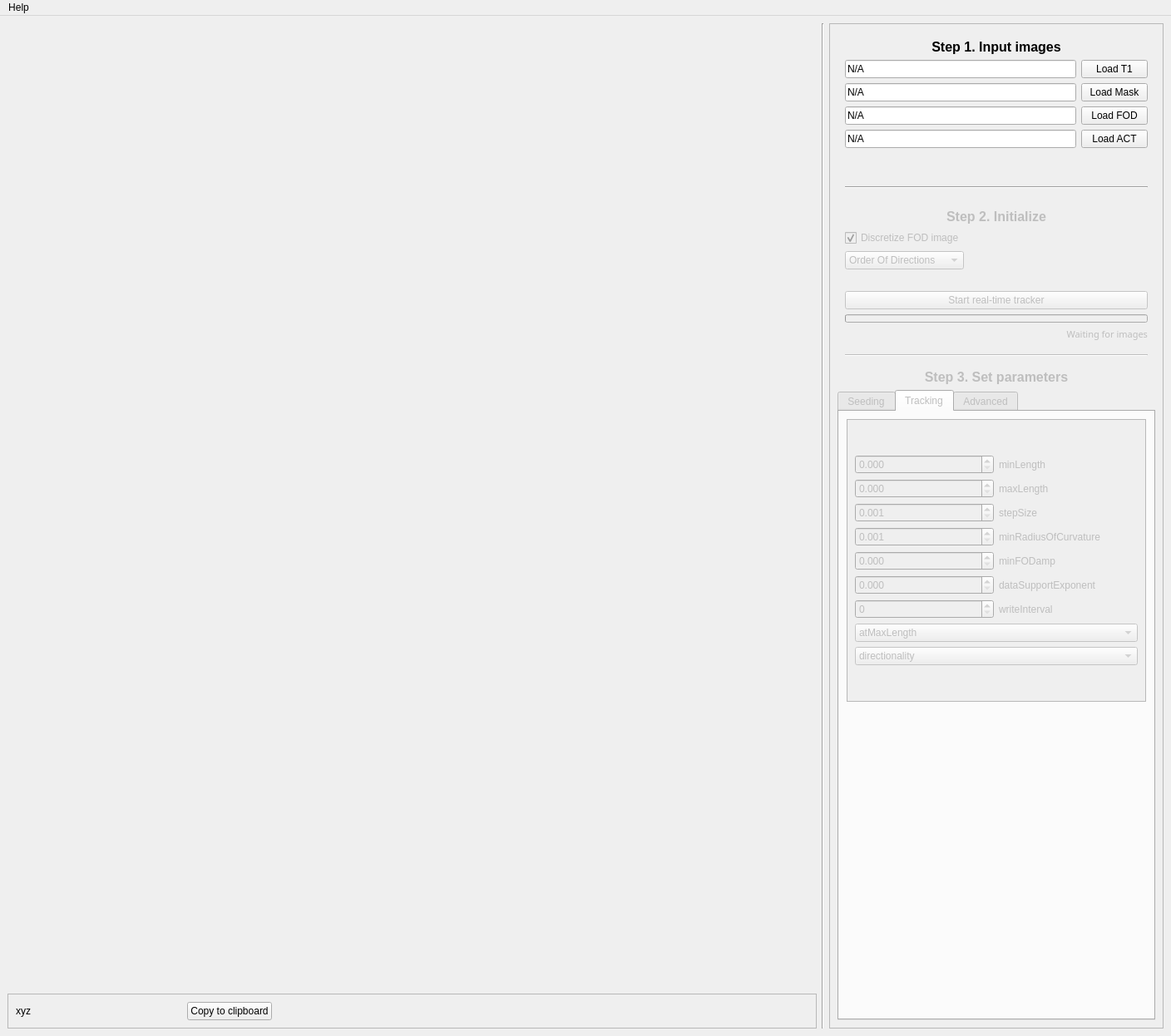
<?xml version="1.0" encoding="UTF-8"?>
<ui version="4.0">
 <class>RTTVIS_GUI</class>
 <widget class="QMainWindow" name="RTTVIS_GUI">
  <property name="geometry">
   <rect>
    <x>0</x>
    <y>0</y>
    <width>1408</width>
    <height>1246</height>
   </rect>
  </property>
  <property name="windowTitle">
   <string>Real-time tractogram visualizer</string>
  </property>
  <property name="locale">
   <locale language="English" country="UnitedStates"/>
  </property>
  <widget class="QWidget" name="centralwidget">
   <layout class="QHBoxLayout" name="horizontalLayout_3">
    <item>
     <layout class="QVBoxLayout" name="verticalLayout_4">
      <item>
       <widget class="QVTKOpenGLStereoWidget" name="qvtkOpenGLStereoWidget" native="true">
        <property name="sizePolicy">
         <sizepolicy hsizetype="Preferred" vsizetype="Preferred">
          <horstretch>0</horstretch>
          <verstretch>0</verstretch>
         </sizepolicy>
        </property>
       </widget>
      </item>
      <item>
       <widget class="QFrame" name="frame_2">
        <property name="sizePolicy">
         <sizepolicy hsizetype="Preferred" vsizetype="Fixed">
          <horstretch>0</horstretch>
          <verstretch>0</verstretch>
         </sizepolicy>
        </property>
        <property name="minimumSize">
         <size>
          <width>0</width>
          <height>40</height>
         </size>
        </property>
        <property name="frameShape">
         <enum>QFrame::StyledPanel</enum>
        </property>
        <property name="frameShadow">
         <enum>QFrame::Raised</enum>
        </property>
        <layout class="QGridLayout" name="gridLayout_14">
         <item row="0" column="1">
          <widget class="QPushButton" name="pushButton_6">
           <property name="minimumSize">
            <size>
             <width>0</width>
             <height>0</height>
            </size>
           </property>
           <property name="text">
            <string>Copy to clipboard</string>
           </property>
          </widget>
         </item>
         <item row="0" column="2">
          <spacer name="horizontalSpacer_3">
           <property name="orientation">
            <enum>Qt::Horizontal</enum>
           </property>
           <property name="sizeHint" stdset="0">
            <size>
             <width>634</width>
             <height>20</height>
            </size>
           </property>
          </spacer>
         </item>
         <item row="0" column="0">
          <widget class="QLabel" name="label_18">
           <property name="sizePolicy">
            <sizepolicy hsizetype="Fixed" vsizetype="Preferred">
             <horstretch>0</horstretch>
             <verstretch>0</verstretch>
            </sizepolicy>
           </property>
           <property name="minimumSize">
            <size>
             <width>200</width>
             <height>0</height>
            </size>
           </property>
           <property name="text">
            <string>xyz</string>
           </property>
          </widget>
         </item>
        </layout>
       </widget>
      </item>
     </layout>
    </item>
    <item>
     <widget class="Line" name="line">
      <property name="orientation">
       <enum>Qt::Vertical</enum>
      </property>
     </widget>
    </item>
    <item>
     <widget class="QFrame" name="frame">
      <property name="sizePolicy">
       <sizepolicy hsizetype="Fixed" vsizetype="Preferred">
        <horstretch>0</horstretch>
        <verstretch>0</verstretch>
       </sizepolicy>
      </property>
      <property name="minimumSize">
       <size>
        <width>400</width>
        <height>0</height>
       </size>
      </property>
      <property name="frameShape">
       <enum>QFrame::StyledPanel</enum>
      </property>
      <property name="frameShadow">
       <enum>QFrame::Raised</enum>
      </property>
      <layout class="QVBoxLayout" name="verticalLayout_3">
       <item>
        <layout class="QGridLayout" name="gridLayout_6">
         <item row="0" column="0">
          <widget class="QFrame" name="InputImages">
           <property name="enabled">
            <bool>true</bool>
           </property>
           <property name="sizePolicy">
            <sizepolicy hsizetype="Preferred" vsizetype="Fixed">
             <horstretch>0</horstretch>
             <verstretch>0</verstretch>
            </sizepolicy>
           </property>
           <layout class="QVBoxLayout" name="Step_1">
            <item>
             <widget class="QLabel" name="step1_label">
              <property name="font">
               <font>
                <pointsize>12</pointsize>
                <weight>75</weight>
                <bold>true</bold>
               </font>
              </property>
              <property name="layoutDirection">
               <enum>Qt::LeftToRight</enum>
              </property>
              <property name="autoFillBackground">
               <bool>false</bool>
              </property>
              <property name="text">
               <string>Step 1. Input images</string>
              </property>
              <property name="textFormat">
               <enum>Qt::RichText</enum>
              </property>
              <property name="alignment">
               <set>Qt::AlignCenter</set>
              </property>
             </widget>
            </item>
            <item>
             <layout class="QGridLayout" name="gridLayout_3">
              <item row="0" column="1">
               <widget class="QPushButton" name="push_T1">
                <property name="text">
                 <string>Load T1</string>
                </property>
               </widget>
              </item>
              <item row="1" column="1">
               <widget class="QPushButton" name="push_Mask">
                <property name="text">
                 <string>Load Mask</string>
                </property>
               </widget>
              </item>
              <item row="2" column="1">
               <widget class="QPushButton" name="push_FOD">
                <property name="text">
                 <string>Load FOD</string>
                </property>
               </widget>
              </item>
              <item row="3" column="1">
               <widget class="QPushButton" name="push_ACT">
                <property name="text">
                 <string>Load ACT</string>
                </property>
               </widget>
              </item>
              <item row="0" column="0">
               <widget class="QLineEdit" name="fname_T1_line">
                <property name="text">
                 <string>N/A</string>
                </property>
                <property name="readOnly">
                 <bool>true</bool>
                </property>
               </widget>
              </item>
              <item row="1" column="0">
               <widget class="QLineEdit" name="fname_Mask_line">
                <property name="text">
                 <string>N/A</string>
                </property>
               </widget>
              </item>
              <item row="2" column="0">
               <widget class="QLineEdit" name="fname_FOD_line">
                <property name="text">
                 <string>N/A</string>
                </property>
               </widget>
              </item>
              <item row="3" column="0">
               <widget class="QLineEdit" name="fname_ACT_line">
                <property name="text">
                 <string>N/A</string>
                </property>
               </widget>
              </item>
             </layout>
            </item>
            <item>
             <spacer name="verticalSpacer">
              <property name="orientation">
               <enum>Qt::Vertical</enum>
              </property>
              <property name="sizeType">
               <enum>QSizePolicy::Fixed</enum>
              </property>
              <property name="sizeHint" stdset="0">
               <size>
                <width>20</width>
                <height>40</height>
               </size>
              </property>
             </spacer>
            </item>
            <item>
             <widget class="Line" name="line_2">
              <property name="orientation">
               <enum>Qt::Horizontal</enum>
              </property>
             </widget>
            </item>
           </layout>
          </widget>
         </item>
         <item row="4" column="0">
          <widget class="QLabel" name="step3_label">
           <property name="enabled">
            <bool>false</bool>
           </property>
           <property name="sizePolicy">
            <sizepolicy hsizetype="Preferred" vsizetype="Fixed">
             <horstretch>0</horstretch>
             <verstretch>0</verstretch>
            </sizepolicy>
           </property>
           <property name="font">
            <font>
             <pointsize>12</pointsize>
             <weight>75</weight>
             <bold>true</bold>
            </font>
           </property>
           <property name="text">
            <string>Step 3. Set parameters</string>
           </property>
           <property name="textFormat">
            <enum>Qt::RichText</enum>
           </property>
           <property name="alignment">
            <set>Qt::AlignCenter</set>
           </property>
          </widget>
         </item>
         <item row="2" column="0">
          <widget class="QFrame" name="StartTracker">
           <property name="enabled">
            <bool>false</bool>
           </property>
           <property name="sizePolicy">
            <sizepolicy hsizetype="Preferred" vsizetype="Fixed">
             <horstretch>0</horstretch>
             <verstretch>0</verstretch>
            </sizepolicy>
           </property>
           <layout class="QVBoxLayout" name="verticalLayout_2">
            <item>
             <widget class="QLabel" name="label_6">
              <property name="font">
               <font>
                <pointsize>12</pointsize>
                <weight>75</weight>
                <bold>true</bold>
               </font>
              </property>
              <property name="text">
               <string>Step 2. Initialize</string>
              </property>
              <property name="textFormat">
               <enum>Qt::RichText</enum>
              </property>
              <property name="alignment">
               <set>Qt::AlignCenter</set>
              </property>
             </widget>
            </item>
            <item>
             <layout class="QGridLayout" name="gridLayout_4">
              <item row="0" column="0">
               <widget class="QCheckBox" name="FOD_discretization">
                <property name="text">
                 <string>Discretize FOD image</string>
                </property>
                <property name="checked">
                 <bool>true</bool>
                </property>
               </widget>
              </item>
              <item row="0" column="1" rowspan="2">
               <spacer name="horizontalSpacer_2">
                <property name="orientation">
                 <enum>Qt::Horizontal</enum>
                </property>
                <property name="sizeHint" stdset="0">
                 <size>
                  <width>78</width>
                  <height>20</height>
                 </size>
                </property>
               </spacer>
              </item>
              <item row="1" column="0" rowspan="2">
               <widget class="QComboBox" name="FOD_orderOfDirections">
                <item>
                 <property name="text">
                  <string>Order Of Directions</string>
                 </property>
                </item>
                <item>
                 <property name="text">
                  <string>XYZ</string>
                 </property>
                </item>
                <item>
                 <property name="text">
                  <string>XYz</string>
                 </property>
                </item>
                <item>
                 <property name="text">
                  <string>XyZ</string>
                 </property>
                </item>
                <item>
                 <property name="text">
                  <string>Xyz</string>
                 </property>
                </item>
                <item>
                 <property name="text">
                  <string>xYZ</string>
                 </property>
                </item>
                <item>
                 <property name="text">
                  <string>xYz</string>
                 </property>
                </item>
                <item>
                 <property name="text">
                  <string>xyZ</string>
                 </property>
                </item>
                <item>
                 <property name="text">
                  <string>xyz</string>
                 </property>
                </item>
                <item>
                 <property name="text">
                  <string>XZY</string>
                 </property>
                </item>
                <item>
                 <property name="text">
                  <string>XZy</string>
                 </property>
                </item>
                <item>
                 <property name="text">
                  <string>XzY</string>
                 </property>
                </item>
                <item>
                 <property name="text">
                  <string>Xzy</string>
                 </property>
                </item>
                <item>
                 <property name="text">
                  <string>xZY</string>
                 </property>
                </item>
                <item>
                 <property name="text">
                  <string>xZy</string>
                 </property>
                </item>
                <item>
                 <property name="text">
                  <string>xzY</string>
                 </property>
                </item>
                <item>
                 <property name="text">
                  <string>xzy</string>
                 </property>
                </item>
                <item>
                 <property name="text">
                  <string>YXZ</string>
                 </property>
                </item>
                <item>
                 <property name="text">
                  <string>YXz</string>
                 </property>
                </item>
                <item>
                 <property name="text">
                  <string>YxZ</string>
                 </property>
                </item>
                <item>
                 <property name="text">
                  <string>Yxz</string>
                 </property>
                </item>
                <item>
                 <property name="text">
                  <string>yXZ</string>
                 </property>
                </item>
                <item>
                 <property name="text">
                  <string>yXz</string>
                 </property>
                </item>
                <item>
                 <property name="text">
                  <string>yxZ</string>
                 </property>
                </item>
                <item>
                 <property name="text">
                  <string>yxz</string>
                 </property>
                </item>
                <item>
                 <property name="text">
                  <string>YZX</string>
                 </property>
                </item>
                <item>
                 <property name="text">
                  <string>YZx</string>
                 </property>
                </item>
                <item>
                 <property name="text">
                  <string>YzX</string>
                 </property>
                </item>
                <item>
                 <property name="text">
                  <string>Yzx</string>
                 </property>
                </item>
                <item>
                 <property name="text">
                  <string>yZX</string>
                 </property>
                </item>
                <item>
                 <property name="text">
                  <string>yZx</string>
                 </property>
                </item>
                <item>
                 <property name="text">
                  <string>yzX</string>
                 </property>
                </item>
                <item>
                 <property name="text">
                  <string>yzx</string>
                 </property>
                </item>
                <item>
                 <property name="text">
                  <string>ZYX</string>
                 </property>
                </item>
                <item>
                 <property name="text">
                  <string>ZYx</string>
                 </property>
                </item>
                <item>
                 <property name="text">
                  <string>ZyX</string>
                 </property>
                </item>
                <item>
                 <property name="text">
                  <string>Zyx</string>
                 </property>
                </item>
                <item>
                 <property name="text">
                  <string>zYX</string>
                 </property>
                </item>
                <item>
                 <property name="text">
                  <string>zYx</string>
                 </property>
                </item>
                <item>
                 <property name="text">
                  <string>zyX</string>
                 </property>
                </item>
                <item>
                 <property name="text">
                  <string>zyx</string>
                 </property>
                </item>
                <item>
                 <property name="text">
                  <string>ZXY</string>
                 </property>
                </item>
                <item>
                 <property name="text">
                  <string>ZXy</string>
                 </property>
                </item>
                <item>
                 <property name="text">
                  <string>ZxY</string>
                 </property>
                </item>
                <item>
                 <property name="text">
                  <string>Zxy</string>
                 </property>
                </item>
                <item>
                 <property name="text">
                  <string>zXY</string>
                 </property>
                </item>
                <item>
                 <property name="text">
                  <string>zXy</string>
                 </property>
                </item>
                <item>
                 <property name="text">
                  <string>zxY</string>
                 </property>
                </item>
                <item>
                 <property name="text">
                  <string>zxy</string>
                 </property>
                </item>
               </widget>
              </item>
              <item row="2" column="1">
               <spacer name="horizontalSpacer">
                <property name="orientation">
                 <enum>Qt::Horizontal</enum>
                </property>
                <property name="sizeHint" stdset="0">
                 <size>
                  <width>78</width>
                  <height>20</height>
                 </size>
                </property>
               </spacer>
              </item>
             </layout>
            </item>
            <item>
             <spacer name="verticalSpacer_3">
              <property name="orientation">
               <enum>Qt::Vertical</enum>
              </property>
              <property name="sizeHint" stdset="0">
               <size>
                <width>20</width>
                <height>20</height>
               </size>
              </property>
             </spacer>
            </item>
            <item>
             <widget class="QPushButton" name="push_start">
              <property name="text">
               <string>Start real-time tracker</string>
              </property>
             </widget>
            </item>
            <item>
             <widget class="QProgressBar" name="progressBar">
              <property name="minimumSize">
               <size>
                <width>0</width>
                <height>10</height>
               </size>
              </property>
              <property name="maximumSize">
               <size>
                <width>16777215</width>
                <height>10</height>
               </size>
              </property>
              <property name="value">
               <number>0</number>
              </property>
              <property name="textVisible">
               <bool>false</bool>
              </property>
             </widget>
            </item>
            <item>
             <widget class="QLabel" name="progressText">
              <property name="enabled">
               <bool>false</bool>
              </property>
              <property name="font">
               <font>
                <family>Hack</family>
                <pointsize>8</pointsize>
                <italic>false</italic>
               </font>
              </property>
              <property name="layoutDirection">
               <enum>Qt::LeftToRight</enum>
              </property>
              <property name="text">
               <string>Waiting for images</string>
              </property>
              <property name="textFormat">
               <enum>Qt::AutoText</enum>
              </property>
              <property name="alignment">
               <set>Qt::AlignRight|Qt::AlignTrailing|Qt::AlignVCenter</set>
              </property>
             </widget>
            </item>
            <item>
             <spacer name="verticalSpacer_2">
              <property name="orientation">
               <enum>Qt::Vertical</enum>
              </property>
              <property name="sizeType">
               <enum>QSizePolicy::Fixed</enum>
              </property>
              <property name="sizeHint" stdset="0">
               <size>
                <width>20</width>
                <height>10</height>
               </size>
              </property>
             </spacer>
            </item>
            <item>
             <widget class="Line" name="line_3">
              <property name="orientation">
               <enum>Qt::Horizontal</enum>
              </property>
             </widget>
            </item>
           </layout>
          </widget>
         </item>
         <item row="5" column="0">
          <widget class="QTabWidget" name="tabWidget">
           <property name="enabled">
            <bool>false</bool>
           </property>
           <property name="sizePolicy">
            <sizepolicy hsizetype="Preferred" vsizetype="Preferred">
             <horstretch>0</horstretch>
             <verstretch>0</verstretch>
            </sizepolicy>
           </property>
           <property name="currentIndex">
            <number>1</number>
           </property>
           <widget class="QWidget" name="tab">
            <attribute name="title">
             <string>Seeding</string>
            </attribute>
            <widget class="QWidget" name="layoutWidget">
             <property name="geometry">
              <rect>
               <x>0</x>
               <y>10</y>
               <width>377</width>
               <height>158</height>
              </rect>
             </property>
             <layout class="QGridLayout" name="gridLayout_9">
              <item row="1" column="1">
               <widget class="QLabel" name="label_27">
                <property name="text">
                 <string>seed_maxTrials</string>
                </property>
               </widget>
              </item>
              <item row="0" column="0">
               <widget class="QSpinBox" name="txt_maxStreamlineCount">
                <property name="sizePolicy">
                 <sizepolicy hsizetype="Fixed" vsizetype="Fixed">
                  <horstretch>0</horstretch>
                  <verstretch>0</verstretch>
                 </sizepolicy>
                </property>
                <property name="minimum">
                 <number>1</number>
                </property>
                <property name="maximum">
                 <number>100000</number>
                </property>
               </widget>
              </item>
              <item row="0" column="1">
               <widget class="QLabel" name="label_29">
                <property name="text">
                 <string>Max # of streamlines to show</string>
                </property>
               </widget>
              </item>
              <item row="2" column="0">
               <widget class="QDoubleSpinBox" name="txt_seed_radius">
                <property name="enabled">
                 <bool>false</bool>
                </property>
                <property name="sizePolicy">
                 <sizepolicy hsizetype="Fixed" vsizetype="Fixed">
                  <horstretch>0</horstretch>
                  <verstretch>0</verstretch>
                 </sizepolicy>
                </property>
                <property name="decimals">
                 <number>3</number>
                </property>
                <property name="maximum">
                 <double>10.000000000000000</double>
                </property>
                <property name="singleStep">
                 <double>0.100000000000000</double>
                </property>
               </widget>
              </item>
              <item row="1" column="0">
               <widget class="QSpinBox" name="txt_seed_maxTrials">
                <property name="sizePolicy">
                 <sizepolicy hsizetype="Fixed" vsizetype="Fixed">
                  <horstretch>0</horstretch>
                  <verstretch>0</verstretch>
                 </sizepolicy>
                </property>
                <property name="minimum">
                 <number>1</number>
                </property>
                <property name="maximum">
                 <number>100000</number>
                </property>
               </widget>
              </item>
              <item row="2" column="1">
               <widget class="QLabel" name="label_2">
                <property name="text">
                 <string>seed_radius</string>
                </property>
               </widget>
              </item>
             </layout>
            </widget>
           </widget>
           <widget class="QWidget" name="tab_2">
            <attribute name="title">
             <string>Tracking</string>
            </attribute>
            <layout class="QGridLayout" name="gridLayout_10">
             <item row="1" column="0">
              <spacer name="verticalSpacer_4">
               <property name="orientation">
                <enum>Qt::Vertical</enum>
               </property>
               <property name="sizeType">
                <enum>QSizePolicy::Expanding</enum>
               </property>
               <property name="sizeHint" stdset="0">
                <size>
                 <width>20</width>
                 <height>10</height>
                </size>
               </property>
              </spacer>
             </item>
             <item row="0" column="0">
              <widget class="QScrollArea" name="scrollArea">
               <property name="sizePolicy">
                <sizepolicy hsizetype="Fixed" vsizetype="Fixed">
                 <horstretch>0</horstretch>
                 <verstretch>0</verstretch>
                </sizepolicy>
               </property>
               <property name="minimumSize">
                <size>
                 <width>360</width>
                 <height>340</height>
                </size>
               </property>
               <property name="maximumSize">
                <size>
                 <width>16777215</width>
                 <height>380</height>
                </size>
               </property>
               <property name="widgetResizable">
                <bool>true</bool>
               </property>
               <widget class="QWidget" name="scrollAreaWidgetContents">
                <property name="geometry">
                 <rect>
                  <x>0</x>
                  <y>0</y>
                  <width>358</width>
                  <height>377</height>
                 </rect>
                </property>
                <layout class="QGridLayout" name="gridLayout_7">
                 <item row="0" column="0">
                  <layout class="QVBoxLayout" name="verticalLayout">
                   <item>
                    <layout class="QGridLayout" name="gridLayout_8">
                     <item row="3" column="0">
                      <widget class="QDoubleSpinBox" name="txt_minRadiusOfCurvature">
                       <property name="decimals">
                        <number>3</number>
                       </property>
                       <property name="minimum">
                        <double>0.001000000000000</double>
                       </property>
                       <property name="maximum">
                        <double>10.000000000000000</double>
                       </property>
                       <property name="singleStep">
                        <double>0.001000000000000</double>
                       </property>
                       <property name="value">
                        <double>0.001000000000000</double>
                       </property>
                      </widget>
                     </item>
                     <item row="0" column="0">
                      <widget class="QDoubleSpinBox" name="txt_minLength">
                       <property name="decimals">
                        <number>3</number>
                       </property>
                       <property name="maximum">
                        <double>1000000.000000000000000</double>
                       </property>
                      </widget>
                     </item>
                     <item row="4" column="1">
                      <widget class="QLabel" name="label_10">
                       <property name="text">
                        <string>minFODamp</string>
                       </property>
                      </widget>
                     </item>
                     <item row="2" column="1">
                      <widget class="QLabel" name="label_8">
                       <property name="text">
                        <string>stepSize</string>
                       </property>
                      </widget>
                     </item>
                     <item row="1" column="0">
                      <widget class="QDoubleSpinBox" name="txt_maxLength">
                       <property name="decimals">
                        <number>3</number>
                       </property>
                       <property name="maximum">
                        <double>1000000.000000000000000</double>
                       </property>
                      </widget>
                     </item>
                     <item row="4" column="0">
                      <widget class="QDoubleSpinBox" name="txt_minFODamp">
                       <property name="decimals">
                        <number>3</number>
                       </property>
                       <property name="maximum">
                        <double>1.000000000000000</double>
                       </property>
                       <property name="singleStep">
                        <double>0.001000000000000</double>
                       </property>
                       <property name="value">
                        <double>0.000000000000000</double>
                       </property>
                      </widget>
                     </item>
                     <item row="1" column="1">
                      <widget class="QLabel" name="label_13">
                       <property name="text">
                        <string>maxLength</string>
                       </property>
                      </widget>
                     </item>
                     <item row="5" column="0">
                      <widget class="QDoubleSpinBox" name="txt_dataSupportExponent">
                       <property name="decimals">
                        <number>3</number>
                       </property>
                       <property name="maximum">
                        <double>100.000000000000000</double>
                       </property>
                       <property name="singleStep">
                        <double>0.100000000000000</double>
                       </property>
                      </widget>
                     </item>
                     <item row="0" column="1">
                      <widget class="QLabel" name="label_12">
                       <property name="text">
                        <string>minLength</string>
                       </property>
                      </widget>
                     </item>
                     <item row="3" column="1">
                      <widget class="QLabel" name="label_9">
                       <property name="text">
                        <string>minRadiusOfCurvature</string>
                       </property>
                      </widget>
                     </item>
                     <item row="2" column="0">
                      <widget class="QDoubleSpinBox" name="txt_stepSize">
                       <property name="decimals">
                        <number>3</number>
                       </property>
                       <property name="minimum">
                        <double>0.001000000000000</double>
                       </property>
                       <property name="maximum">
                        <double>10.000000000000000</double>
                       </property>
                       <property name="singleStep">
                        <double>0.001000000000000</double>
                       </property>
                      </widget>
                     </item>
                     <item row="5" column="1">
                      <widget class="QLabel" name="label_11">
                       <property name="text">
                        <string>dataSupportExponent</string>
                       </property>
                      </widget>
                     </item>
                     <item row="6" column="0">
                      <widget class="QSpinBox" name="txt_writeInterval">
                       <property name="maximum">
                        <number>1000</number>
                       </property>
                      </widget>
                     </item>
                     <item row="6" column="1">
                      <widget class="QLabel" name="label_14">
                       <property name="text">
                        <string>writeInterval</string>
                       </property>
                      </widget>
                     </item>
                    </layout>
                   </item>
                   <item>
                    <widget class="QComboBox" name="txt_atMaxLength">
                     <item>
                      <property name="text">
                       <string>atMaxLength</string>
                      </property>
                     </item>
                     <item>
                      <property name="text">
                       <string>stop</string>
                      </property>
                     </item>
                     <item>
                      <property name="text">
                       <string>discard</string>
                      </property>
                     </item>
                    </widget>
                   </item>
                   <item>
                    <widget class="QComboBox" name="txt_directionality">
                     <item>
                      <property name="text">
                       <string>directionality</string>
                      </property>
                     </item>
                     <item>
                      <property name="text">
                       <string>one_sided</string>
                      </property>
                     </item>
                     <item>
                      <property name="text">
                       <string>two_sided</string>
                      </property>
                     </item>
                    </widget>
                   </item>
                  </layout>
                 </item>
                </layout>
               </widget>
              </widget>
             </item>
            </layout>
           </widget>
           <widget class="QWidget" name="tab_3">
            <attribute name="title">
             <string>Advanced</string>
            </attribute>
            <layout class="QGridLayout" name="gridLayout_13">
             <item row="0" column="0">
              <widget class="QScrollArea" name="scrollArea_2">
               <property name="sizePolicy">
                <sizepolicy hsizetype="Expanding" vsizetype="Fixed">
                 <horstretch>0</horstretch>
                 <verstretch>0</verstretch>
                </sizepolicy>
               </property>
               <property name="minimumSize">
                <size>
                 <width>0</width>
                 <height>460</height>
                </size>
               </property>
               <property name="maximumSize">
                <size>
                 <width>16777215</width>
                 <height>470</height>
                </size>
               </property>
               <property name="widgetResizable">
                <bool>true</bool>
               </property>
               <widget class="QWidget" name="scrollAreaWidgetContents_2">
                <property name="geometry">
                 <rect>
                  <x>0</x>
                  <y>0</y>
                  <width>304</width>
                  <height>459</height>
                 </rect>
                </property>
                <property name="maximumSize">
                 <size>
                  <width>16777215</width>
                  <height>600</height>
                 </size>
                </property>
                <layout class="QGridLayout" name="gridLayout_5">
                 <item row="0" column="0">
                  <layout class="QGridLayout" name="gridLayout_11">
                   <item row="0" column="0">
                    <layout class="QGridLayout" name="gridLayout_12">
                     <item row="0" column="0">
                      <widget class="QSpinBox" name="txt_maxEstInterval">
                       <property name="maximum">
                        <number>100000</number>
                       </property>
                      </widget>
                     </item>
                     <item row="0" column="1">
                      <widget class="QLabel" name="label_15">
                       <property name="text">
                        <string>maxEstInterval</string>
                       </property>
                      </widget>
                     </item>
                     <item row="1" column="0">
                      <widget class="QSpinBox" name="txt_initMaxEstTrials">
                       <property name="maximum">
                        <number>100000</number>
                       </property>
                      </widget>
                     </item>
                     <item row="1" column="1">
                      <widget class="QLabel" name="label_19">
                       <property name="text">
                        <string>initMaxEstTrials</string>
                       </property>
                      </widget>
                     </item>
                     <item row="2" column="0">
                      <widget class="QSpinBox" name="txt_propMaxEstTrials">
                       <property name="maximum">
                        <number>100000</number>
                       </property>
                      </widget>
                     </item>
                     <item row="2" column="1">
                      <widget class="QLabel" name="label_20">
                       <property name="text">
                        <string>propMaxEstTrials</string>
                       </property>
                      </widget>
                     </item>
                     <item row="3" column="0">
                      <widget class="QSpinBox" name="txt_maxSamplingPerStep">
                       <property name="maximum">
                        <number>100000</number>
                       </property>
                      </widget>
                     </item>
                     <item row="3" column="1">
                      <widget class="QLabel" name="label_21">
                       <property name="text">
                        <string>maxSamplingPerStep</string>
                       </property>
                      </widget>
                     </item>
                    </layout>
                   </item>
                   <item row="1" column="0">
                    <widget class="QCheckBox" name="check_useBestAtInit">
                     <property name="text">
                      <string>useBestAtInit</string>
                     </property>
                     <property name="checked">
                      <bool>false</bool>
                     </property>
                    </widget>
                   </item>
                   <item row="2" column="0">
                    <widget class="Line" name="line_4">
                     <property name="orientation">
                      <enum>Qt::Horizontal</enum>
                     </property>
                    </widget>
                   </item>
                   <item row="3" column="0">
                    <widget class="QLabel" name="label_22">
                     <property name="text">
                      <string>Probe options</string>
                     </property>
                    </widget>
                   </item>
                   <item row="4" column="0">
                    <layout class="QGridLayout" name="gridLayout">
                     <item row="2" column="0">
                      <widget class="QSpinBox" name="txt_probeCount">
                       <property name="minimum">
                        <number>1</number>
                       </property>
                       <property name="maximum">
                        <number>100000</number>
                       </property>
                      </widget>
                     </item>
                     <item row="4" column="1">
                      <widget class="QLabel" name="label_25">
                       <property name="text">
                        <string>ignoreWeakLinks</string>
                       </property>
                      </widget>
                     </item>
                     <item row="1" column="1">
                      <widget class="QLabel" name="label_17">
                       <property name="text">
                        <string>probeRadius</string>
                       </property>
                      </widget>
                     </item>
                     <item row="2" column="1">
                      <widget class="QLabel" name="label_23">
                       <property name="text">
                        <string>probeCount</string>
                       </property>
                      </widget>
                     </item>
                     <item row="3" column="0">
                      <widget class="QSpinBox" name="txt_probeQuality">
                       <property name="minimum">
                        <number>1</number>
                       </property>
                       <property name="maximum">
                        <number>100000</number>
                       </property>
                      </widget>
                     </item>
                     <item row="3" column="1">
                      <widget class="QLabel" name="label_24">
                       <property name="text">
                        <string>probeQuality</string>
                       </property>
                      </widget>
                     </item>
                     <item row="0" column="1">
                      <widget class="QLabel" name="label_16">
                       <property name="text">
                        <string>probeLength</string>
                       </property>
                      </widget>
                     </item>
                     <item row="0" column="0">
                      <widget class="QDoubleSpinBox" name="txt_probeLength">
                       <property name="decimals">
                        <number>3</number>
                       </property>
                       <property name="maximum">
                        <double>1000000.000000000000000</double>
                       </property>
                      </widget>
                     </item>
                     <item row="1" column="0">
                      <widget class="QDoubleSpinBox" name="txt_probeRadius">
                       <property name="decimals">
                        <number>3</number>
                       </property>
                       <property name="maximum">
                        <double>1000000.000000000000000</double>
                       </property>
                      </widget>
                     </item>
                     <item row="4" column="0">
                      <widget class="QDoubleSpinBox" name="txt_ignoreWeakLinks"/>
                     </item>
                    </layout>
                   </item>
                  </layout>
                 </item>
                </layout>
               </widget>
              </widget>
             </item>
             <item row="1" column="0">
              <spacer name="verticalSpacer_5">
               <property name="orientation">
                <enum>Qt::Vertical</enum>
               </property>
               <property name="sizeHint" stdset="0">
                <size>
                 <width>20</width>
                 <height>11</height>
                </size>
               </property>
              </spacer>
             </item>
            </layout>
           </widget>
          </widget>
         </item>
        </layout>
       </item>
      </layout>
     </widget>
    </item>
   </layout>
  </widget>
  <widget class="QMenuBar" name="menuBar">
   <property name="geometry">
    <rect>
     <x>0</x>
     <y>0</y>
     <width>1408</width>
     <height>29</height>
    </rect>
   </property>
   <widget class="QMenu" name="menuHelp">
    <property name="title">
     <string>Help</string>
    </property>
    <addaction name="actionHow_to_use_the_interface"/>
    <addaction name="actionAbout"/>
   </widget>
   <addaction name="menuHelp"/>
  </widget>
  <action name="actionHow_to_use_the_interface">
   <property name="text">
    <string>How to use the interface</string>
   </property>
  </action>
  <action name="actionAbout">
   <property name="text">
    <string>About</string>
   </property>
  </action>
 </widget>
 <customwidgets>
  <customwidget>
   <class>QVTKOpenGLStereoWidget</class>
   <extends>QWidget</extends>
   <header>QVTKOpenGLStereoWidget.h</header>
  </customwidget>
 </customwidgets>
 <resources/>
 <connections/>
</ui>
